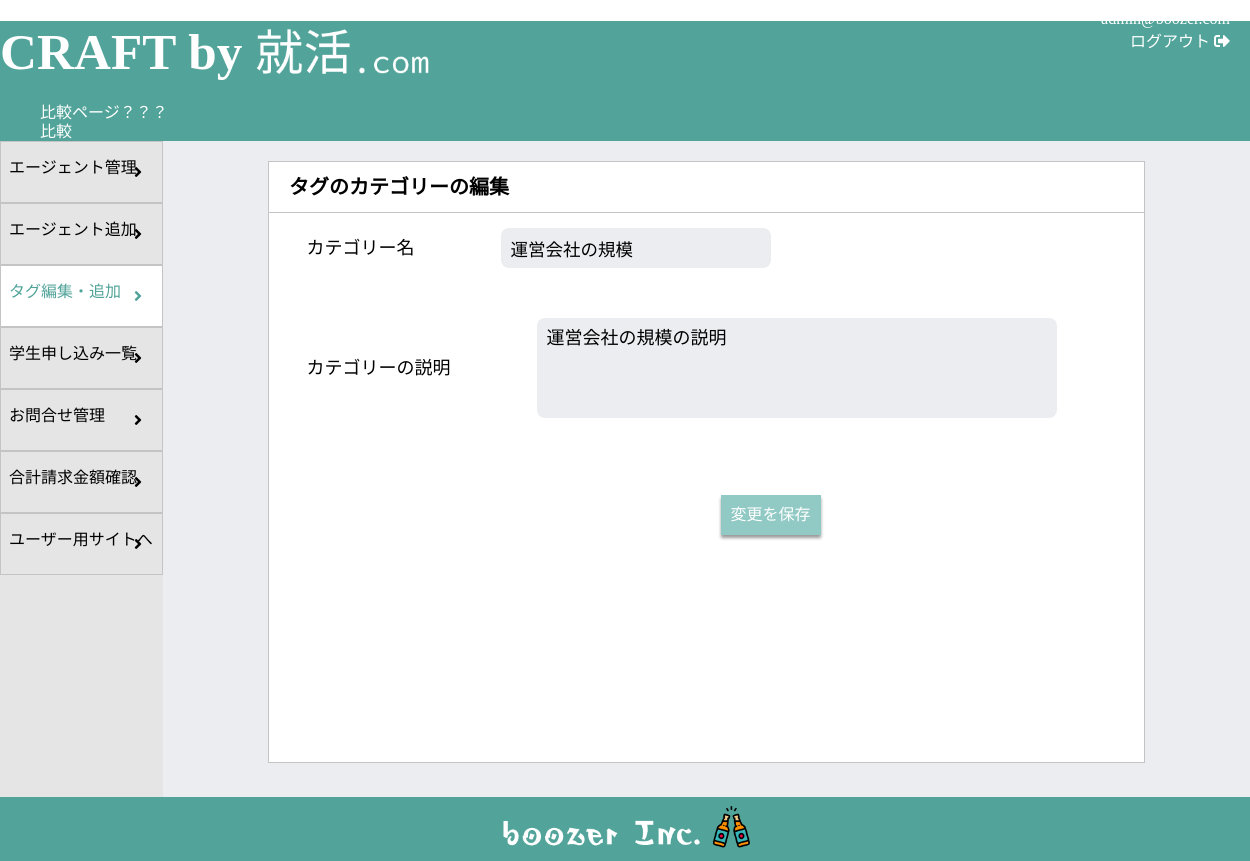
/craft_admin/edit_tag_category.php?id=1 (signed in), run on an earlier commit of the app's database.
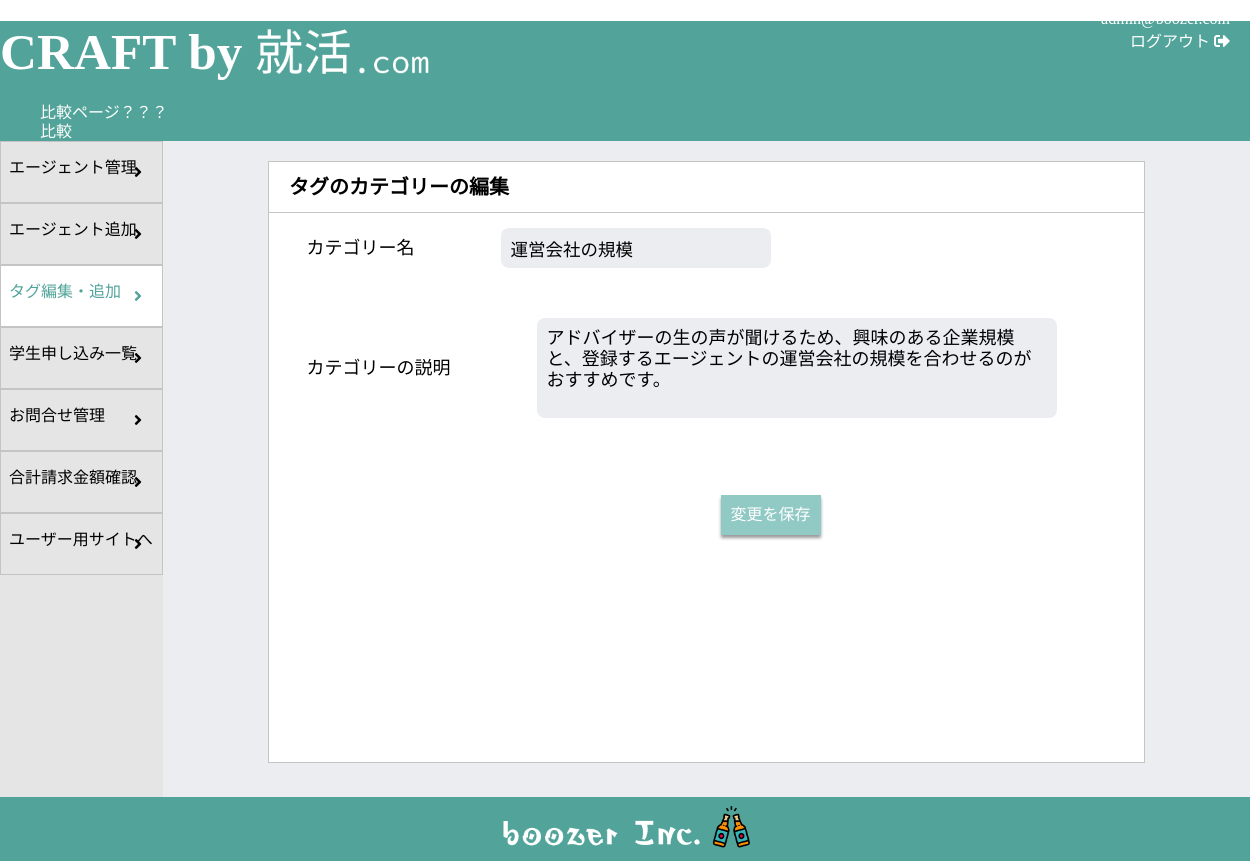
And on a later commit of the database.
### tables this page shows
CREATE TABLE tag_categories (
    id INT AUTO_INCREMENT NOT NULL PRIMARY KEY,
    tag_category VARCHAR(255) NOT NULL,
    tag_category_desc VARCHAR(255) NOT NULL,
    hide INT NOT NULL
);

### src/craft_admin/edit_tag_category.php (the view, shortened to what this page needs)
<?php
require('../dbconnect.php');
if (isset($_GET['id'])) {
  $mode = "edit";
  $id = $_GET['id'];
  $stmt = $db->query("SELECT * FROM tag_categories WHERE id = '$id'");
  $result = $stmt->fetch();
} else {
  header('Location: warning.php');
}
?>
<!DOCTYPE html>
<html>
<body>
  <?php require('../_header.php'); ?>
  <div class="util_logout">
    <p class="util_logout_email"><?= $_SESSION['email'] ?></p>
    <a href="./login/logout.php">
      ログアウト
      <i class="fas fa-sign-out-alt"></i>
    </a>
  </div>
  <div class="util_container">
    <div class="util_sidebar">
      <div class="util_sidebar_button">
        <a class="util_sidebar_link" href="/craft_admin/home.php">エージェント管理</a>
        <i class="fas fa-angle-right"></i>
      </div>
      <div class="util_sidebar_button">
        <a class="util_sidebar_link" href="/craft_admin/add_agent.php">エージェント追加</a>
        <i class="fas fa-angle-right"></i>
      </div>
      <div class="util_sidebar_button util_sidebar_button--selected">
        <a class="util_sidebar_link util_sidebar_link--selected" href="/craft_admin/tag.php">タグ編集・追加</a>
        <i class="fas fa-angle-right"></i>
      </div>
      <div class="util_sidebar_button">
        <a class="util_sidebar_link" href="/craft_admin/students_info.php">学生申し込み一覧</a>
        <i class="fas fa-angle-right"></i>
      </div>
      <div class="util_sidebar_button">
        <a class="util_sidebar_link" href="/craft_admin/contact_management.php">お問合せ管理</a>
        <i class="fas fa-angle-right"></i>
      </div>
      <div class="util_sidebar_button">
        <a class="util_sidebar_link" href="/craft_admin/invoice.php">合計請求金額確認</a>
        <i class="fas fa-angle-right"></i>
      </div>
      <div class="util_sidebar_button">
        <a class="util_sidebar_link" href="/userpage/top.php" target="_blank">ユーザー用サイトへ</a>
        <i class="fas fa-angle-right"></i>
      </div>
    </div>
    <div class="util_content">
      <?php if ($mode == "edit") { ?>
      <div class="util_title">
        <h2 class="util_title--text">
        タグのカテゴリーの編集
        </h2>
      </div>
      <div class="changetag">
        <form action="" method="post" enctype="multipart/form-data">
          <div class="changetag_item">
            <label class="changetag_item--label" for="tag_category">カテゴリー名</label>
            <input class="changetag_item--input" type="text" name="tag_category" value="<?= $result['tag_category'] ?>" required>
          </div>
          <div class="changetag_item">
            <label class="changetag_item--label" for="tag_category_desc">カテゴリーの説明</label>
            <textarea class="changetag_item--textarea" name="tag_category_desc"><?= $result['tag_category_desc'] ?></textarea>
          </div>
          <a href="./tag.php" class="changetag_button--back">戻る</a>
          <div class="changetag_buttons">
            <a href="./tag.php" class="changetag_buttons--edit">編集</a>
            <input type="submit" value="変更を保存" name="submit" class="changetag_buttons--submit">
          </div>
        </form>
      </div>
      <?php } else if ($mode == "add") { ?>
      <div class="util_title">
        <h2 class="util_title--text">
        タグのカテゴリーの追加
        </h2>
      </div>
      <div class="changetag">
        <form action="" method="post" enctype="multipart/form-data">
          <div class="change_item">
            <label class="change_item--label" for="tag_category">カテゴリー名</label>
            <input class="change_item--input" type="text" name="tag_category" required>
          </div>
          <div class="change_item">
            <label class="change_item--label" for="tag_category_desc">カテゴリーの説明</label>
            <textarea class="change_item--textarea" name="tag_category_desc"></textarea>
          </div>
          <div class="changetag_buttons">
            <a href="./tag.php" class="changetag_buttons--edit">編集</a>
            <input type="submit" value="変更を保存" name="submit" class="changetag_buttons--submit">
          </div>
        </form>
      </div>
      <?php } ?>
    </div>
  </div>
  <?php require('../_footer.php'); ?>
</body>
</html>

What changed in the data, as far as the page shows it:
changed tag_categories "運営会社の規模": tag_category_desc "運営会社の規模の説明" → "アドバイザーの生の声が聞けるため、興味のある企業規模と、登録するエージェントの運営会社の規模を合わせるのがおすすめです。"
